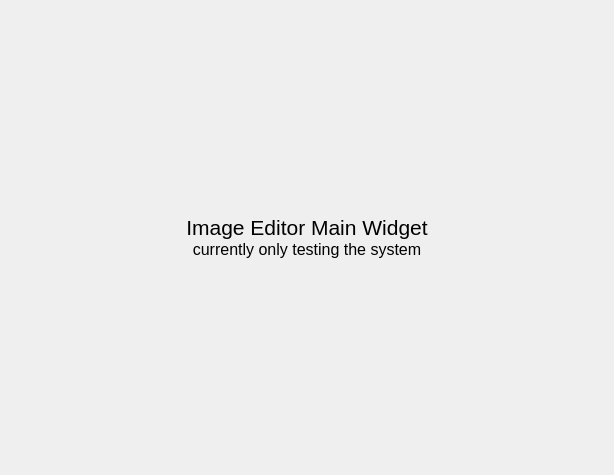
<?xml version="1.0" encoding="UTF-8"?>
<ui version="4.0">
 <class>ImageEditor</class>
 <widget class="QMainWindow" name="ImageEditor">
  <property name="geometry">
   <rect>
    <x>0</x>
    <y>0</y>
    <width>614</width>
    <height>475</height>
   </rect>
  </property>
  <property name="windowTitle">
   <string>MainWindow</string>
  </property>
  <widget class="QWidget" name="centralwidget">
   <layout class="QHBoxLayout" name="horizontalLayout">
    <item>
     <widget class="QLabel" name="label">
      <property name="text">
       <string>&lt;!DOCTYPE HTML PUBLIC &quot;-//W3C//DTD HTML 4.0//EN&quot; &quot;http://www.w3.org/TR/REC-html40/strict.dtd&quot;&gt;
&lt;html&gt;&lt;head&gt;&lt;meta name=&quot;qrichtext&quot; content=&quot;1&quot; /&gt;&lt;style type=&quot;text/css&quot;&gt;
p, li { white-space: pre-wrap; }
&lt;/style&gt;&lt;/head&gt;&lt;body style=&quot; font-family:'MS Shell Dlg 2'; font-size:8.25pt; font-weight:400; font-style:normal;&quot;&gt;
&lt;p align=&quot;center&quot; style=&quot; margin-top:0px; margin-bottom:0px; margin-left:0px; margin-right:0px; -qt-block-indent:0; text-indent:0px;&quot;&gt;&lt;img src=&quot;:/resources/RES/app.png&quot; /&gt;&lt;/p&gt;
&lt;p align=&quot;center&quot; style=&quot; margin-top:0px; margin-bottom:0px; margin-left:0px; margin-right:0px; -qt-block-indent:0; text-indent:0px;&quot;&gt;&lt;span style=&quot; font-size:16pt;&quot;&gt;Image Editor Main Widget&lt;/span&gt;&lt;/p&gt;
&lt;p align=&quot;center&quot; style=&quot; margin-top:0px; margin-bottom:0px; margin-left:0px; margin-right:0px; -qt-block-indent:0; text-indent:0px;&quot;&gt;&lt;span style=&quot; font-size:12pt;&quot;&gt;currently only testing the system&lt;/span&gt;&lt;/p&gt;&lt;/body&gt;&lt;/html&gt;</string>
      </property>
      <property name="alignment">
       <set>Qt::AlignCenter</set>
      </property>
     </widget>
    </item>
   </layout>
  </widget>
 </widget>
 <resources/>
 <connections/>
</ui>
